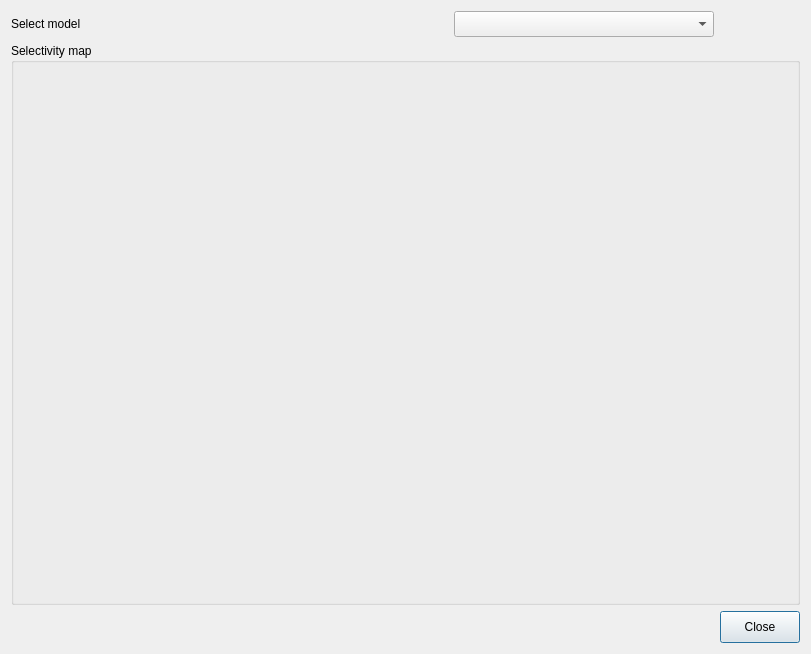
<?xml version="1.0" encoding="UTF-8"?>
<ui version="4.0">
 <class>PlotMaps</class>
 <widget class="QDialog" name="PlotMaps">
  <property name="geometry">
   <rect>
    <x>0</x>
    <y>0</y>
    <width>811</width>
    <height>654</height>
   </rect>
  </property>
  <property name="windowTitle">
   <string>Plot maps</string>
  </property>
  <layout class="QGridLayout" name="gridLayout">
   <item row="0" column="0">
    <widget class="QLabel" name="label_4">
     <property name="text">
      <string>Select model</string>
     </property>
    </widget>
   </item>
   <item row="0" column="1">
    <spacer name="horizontalSpacer_2">
     <property name="orientation">
      <enum>Qt::Horizontal</enum>
     </property>
     <property name="sizeHint" stdset="0">
      <size>
       <width>358</width>
       <height>20</height>
      </size>
     </property>
    </spacer>
   </item>
   <item row="0" column="2">
    <widget class="QComboBox" name="modelBox">
     <property name="minimumSize">
      <size>
       <width>260</width>
       <height>26</height>
      </size>
     </property>
    </widget>
   </item>
   <item row="1" column="0" colspan="4">
    <widget class="QGroupBox" name="plotterBox">
     <property name="minimumSize">
      <size>
       <width>551</width>
       <height>311</height>
      </size>
     </property>
     <property name="title">
      <string>Selectivity map</string>
     </property>
    </widget>
   </item>
   <item row="2" column="0" colspan="3">
    <spacer name="horizontalSpacer">
     <property name="orientation">
      <enum>Qt::Horizontal</enum>
     </property>
     <property name="sizeHint" stdset="0">
      <size>
       <width>932</width>
       <height>20</height>
      </size>
     </property>
    </spacer>
   </item>
   <item row="2" column="3">
    <widget class="QPushButton" name="closeButton">
     <property name="maximumSize">
      <size>
       <width>110</width>
       <height>32</height>
      </size>
     </property>
     <property name="text">
      <string>Close</string>
     </property>
    </widget>
   </item>
  </layout>
  <zorder>closeButton</zorder>
  <zorder>horizontalSpacer</zorder>
  <zorder>plotterBox</zorder>
  <zorder>horizontalSpacer_2</zorder>
 </widget>
 <resources/>
 <connections/>
</ui>
